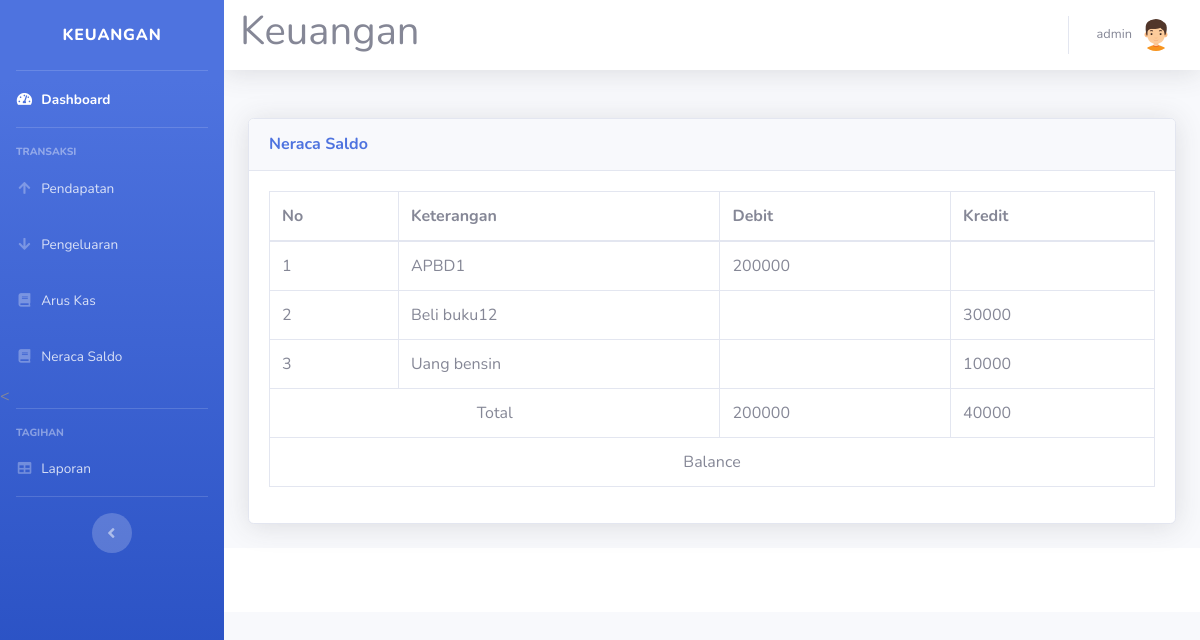
/neraca_saldo.php (signed in), run on the app's committed database.
### tables this page shows
CREATE TABLE `pemasukan` (
  `id_pemasukan` int(11) NOT NULL,
  `tgl_pemasukan` date NOT NULL,
  `jumlah` int(11) NOT NULL,
  `sumber` text NOT NULL,
  `status` int(11) NOT NULL
);

CREATE TABLE `pengeluaran` (
  `id_pengeluaran` int(11) NOT NULL,
  `tgl_pengeluaran` date NOT NULL,
  `jumlah` int(11) NOT NULL,
  `sumber` text NOT NULL,
  `status` int(11) NOT NULL
);

### neraca_saldo.php (the view, shortened to what this page needs)
<!DOCTYPE html>
<html lang="en">
<head>
    <link href="vendor/fontawesome-free/css/all.min.css" rel="stylesheet" type="text/css">
    <link href="css/sb-admin-2.min.css" rel="stylesheet">
</head>
<body id="page-top">
    <?php
    require('sidebar.php');
    ?>
    <div id="content">
        <?php require('navbar.php'); ?>
        <div class="container-fluid">
            <div class="row">
            </div>
            <div class="row">
                <div class="col-12">
                    <div class="card shadow mb-4">
                        <div class="card-header py-3">
                            <h6 class="m-0 font-weight-bold text-primary">Neraca Saldo</h6>
                        </div>
                        <div class="card-body">
                            <div class="table-responsive">
                                <?php
                                require 'koneksi.php';
                                $query_pemasukan = "SELECT sumber, jumlah, status FROM pemasukan";
                                $result_pemasukan = mysqli_query($koneksi, $query_pemasukan);
                                $query_pengeluaran = "SELECT sumber, jumlah, status FROM pengeluaran";
                                $result_pengeluaran = mysqli_query($koneksi, $query_pengeluaran);
                                $total_debit = 0;
                                $total_kredit = 0;
                                echo '<table class="table table-bordered" id="dataTable" width="100%" cellspacing="0">';
                                echo '<thead>';
                                echo '<tr>';
                                echo '<th>No</th>';
                                echo '<th>Keterangan</th>';
                                echo '<th>Debit</th>';
                                echo '<th>Kredit</th>';
                                echo '</tr>';
                                echo '</thead>';
                                echo '<tbody>';
                                $no = 1;
                                while ($row_pemasukan = mysqli_fetch_assoc($result_pemasukan)) {
                                    echo '<tr>';
                                    echo '<td>' . $no . '</td>';
                                    echo '<td>' . $row_pemasukan['sumber'] . '</td>';
                                    if ($row_pemasukan['status'] == 1) {
                                        echo '<td>' . $row_pemasukan['jumlah'] . '</td>';
                                        echo '<td></td>';
                                        $total_debit += $row_pemasukan['jumlah'];
                                    } elseif ($row_pemasukan['status'] == 2) {
                                        echo '<td></td>';
                                        echo '<td>' . $row_pemasukan['jumlah'] . '</td>';
                                        $total_kredit += $row_pemasukan['jumlah'];
                                    }
                                    echo '</tr>';
                                    $no++;
                                }
                                while ($row_pengeluaran = mysqli_fetch_assoc($result_pengeluaran)) {
                                    echo '<tr>';
                                    echo '<td>' . $no . '</td>';
                                    echo '<td>' . $row_pengeluaran['sumber'] . '</td>';
                                    if ($row_pengeluaran['status'] == 1) {
                                        echo '<td>' . $row_pengeluaran['jumlah'] . '</td>';
                                        echo '<td></td>';
                                        $total_debit += $row_pengeluaran['jumlah'];
                                    } elseif ($row_pengeluaran['status'] == 2) {
                                        echo '<td></td>';
                                        echo '<td>' . $row_pengeluaran['jumlah'] . '</td>';
                                        $total_kredit += $row_pengeluaran['jumlah'];
                                    }
                                    echo '</tr>';
                                    $no++;
                                }
                                echo '<tr>';
                                echo '<td colspan="2" style="text-align:center;">Total</td>';
                                echo '<td>' . $total_debit . '</td>';
                                echo '<td>' . $total_kredit . '</td>';
                                echo '</tr>';
                                echo '<tr>';
                                echo '<td colspan="4" style="text-align:center;">';
                                if ($total_kredit > $total_debit) {
                                    echo 'Tidak Balance';
                                } elseif ($total_debit > $total_kredit) {
                                    echo 'Balance';
                                } else {
                                    echo 'Balance';
                                }
                                echo '</td>';
                                echo '</tr>';
                                echo '</tbody>';
                                echo '</table>';
                                ?>
                            </div>
                        </div>
                    </div>
                </div>
            </div>
        </div>
        <?php require 'footer.php' ?>
    </div>
    </div>
</body>
</html>

### data on the page
pemasukan: sumber "APBD1", jumlah "200000"
pengeluaran: sumber "Beli buku12", jumlah "30000"
pengeluaran: sumber "Uang bensin", jumlah "10000"

### other printed values
$_SESSION['nama'] "admin"
$total_debit "200000"
$total_kredit "40000"
